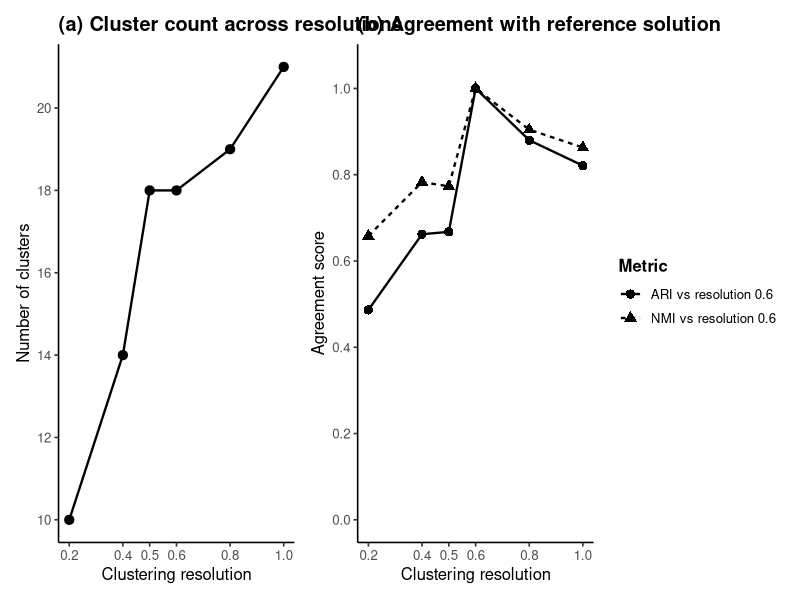
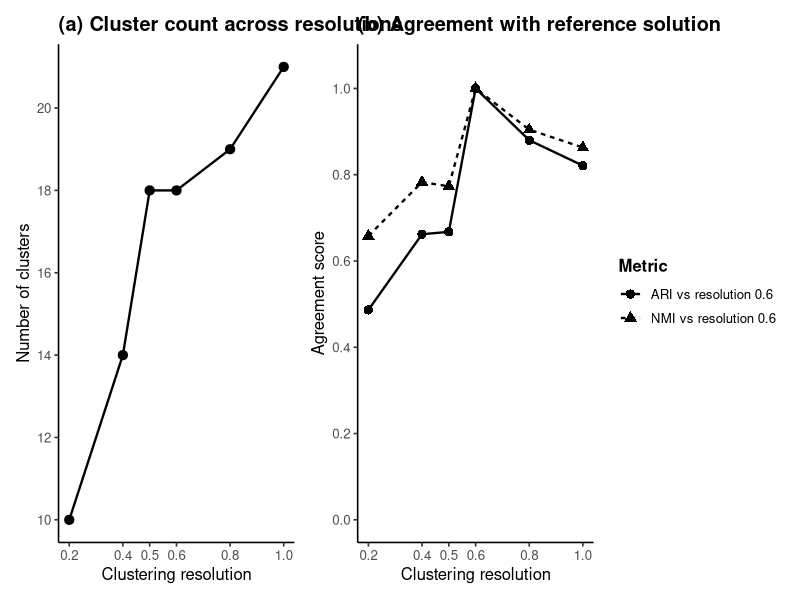

These charts were generated, in order, by the following R code:
# ============================================================
# 07_generate_figure4_resolution_stability.R
#
# Purpose:
# Generate Figure 4:
# (a) Number of clusters across resolutions
# (b) ARI and NMI agreement with reference resolution 0.6
# ============================================================

required_packages <- c("ggplot2", "tidyr", "dplyr", "patchwork")

for (pkg in required_packages) {
  if (!requireNamespace(pkg, quietly = TRUE)) {
    install.packages(pkg)
  }
}

suppressPackageStartupMessages({
  library(ggplot2)
  library(tidyr)
  library(dplyr)
  library(patchwork)
})

# ------------------------------------------------------------
# 1. Resolution stability data
# ------------------------------------------------------------

stability_df <- data.frame(
  resolution = c(0.2, 0.4, 0.5, 0.6, 0.8, 1.0),
  clusters = c(10, 14, 18, 18, 19, 21),
  ARI_vs_0_6 = c(0.4866, 0.6620, 0.6676, 1.0000, 0.8800, 0.8210),
  NMI_vs_0_6 = c(0.6581, 0.7829, 0.7731, 1.0000, 0.9045, 0.8631)
)

output_dir <- "figure4_resolution_stability_outputs"

if (!dir.exists(output_dir)) {
  dir.create(output_dir)
}

write.csv(
  stability_df,
  file.path(output_dir, "Figure4_resolution_stability_values.csv"),
  row.names = FALSE
)

# ------------------------------------------------------------
# 2. Panel A: Cluster count across resolutions
# ------------------------------------------------------------

p_clusters <- ggplot(
  stability_df,
  aes(x = resolution, y = clusters)
) +
  geom_line(linewidth = 0.8) +
  geom_point(size = 2.8) +
  scale_x_continuous(
    breaks = stability_df$resolution
  ) +
  scale_y_continuous(
    breaks = seq(10, 22, by = 2)
  ) +
  labs(
    title = "(a) Cluster count across resolutions",
    x = "Clustering resolution",
    y = "Number of clusters"
  ) +
  theme_classic(base_size = 12) +
  theme(
    plot.title = element_text(face = "bold", hjust = 0)
  )

# ------------------------------------------------------------
# 3. Panel B: ARI and NMI agreement
# ------------------------------------------------------------

agreement_df <- stability_df %>%
  select(resolution, ARI_vs_0_6, NMI_vs_0_6) %>%
  pivot_longer(
    cols = c(ARI_vs_0_6, NMI_vs_0_6),
    names_to = "metric",
    values_to = "value"
  ) %>%
  mutate(
    metric = recode(
      metric,
      ARI_vs_0_6 = "ARI vs resolution 0.6",
      NMI_vs_0_6 = "NMI vs resolution 0.6"
    )
  )

p_agreement <- ggplot(
  agreement_df,
  aes(x = resolution, y = value, shape = metric, linetype = metric)
) +
  geom_line(linewidth = 0.8) +
  geom_point(size = 2.8) +
  scale_x_continuous(
    breaks = stability_df$resolution
  ) +
  scale_y_continuous(
    limits = c(0, 1.05),
    breaks = seq(0, 1, by = 0.2)
  ) +
  labs(
    title = "(b) Agreement with reference solution",
    x = "Clustering resolution",
    y = "Agreement score",
    shape = "Metric",
    linetype = "Metric"
  ) +
  theme_classic(base_size = 12) +
  theme(
    plot.title = element_text(face = "bold", hjust = 0),
    legend.title = element_text(face = "bold"),
    legend.position = "right"
  )

# ------------------------------------------------------------
# 4. Combine panels
# ------------------------------------------------------------

figure4 <- p_clusters + p_agreement + plot_layout(ncol = 2)

# ------------------------------------------------------------
# 5. Save outputs
# ------------------------------------------------------------

ggsave(
  filename = file.path(output_dir, "Figure4_resolution_wise_clustering_stability.png"),
  plot = figure4,
  width = 12,
  height = 5,
  dpi = 600
)

ggsave(
  filename = file.path(output_dir, "Figure4_resolution_wise_clustering_stability.pdf"),
  plot = figure4,
  width = 12,
  height = 5
)

cat("\nFigure 4 generated successfully.\n")
cat("Output folder:", output_dir, "\n")
cat("Files created:\n")
cat("1. Figure4_resolution_wise_clustering_stability.png\n")
cat("2. Figure4_resolution_wise_clustering_stability.pdf\n")
